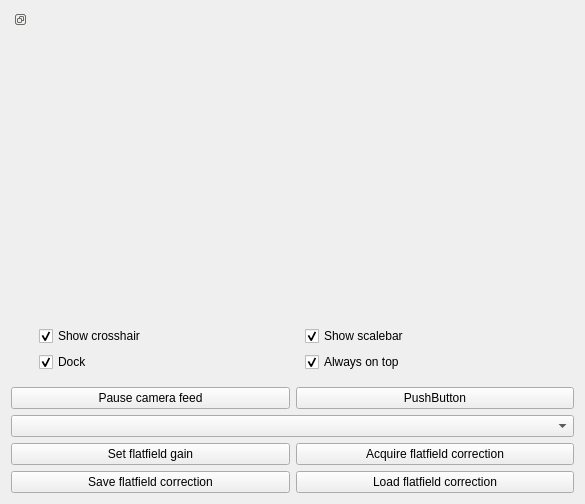
<?xml version="1.0" encoding="UTF-8"?>
<ui version="4.0">
 <class>wdg_brightfield_controller</class>
 <widget class="QWidget" name="wdg_brightfield_controller">
  <property name="geometry">
   <rect>
    <x>0</x>
    <y>0</y>
    <width>585</width>
    <height>504</height>
   </rect>
  </property>
  <property name="sizePolicy">
   <sizepolicy hsizetype="Expanding" vsizetype="Expanding">
    <horstretch>1</horstretch>
    <verstretch>1</verstretch>
   </sizepolicy>
  </property>
  <property name="windowTitle">
   <string>Form</string>
  </property>
  <layout class="QVBoxLayout" name="verticalLayout">
   <item>
    <layout class="QVBoxLayout" name="main_layout">
     <item>
      <widget class="QDockWidget" name="dock_video">
       <property name="features">
        <set>QDockWidget::DockWidgetFeature::DockWidgetFloatable|QDockWidget::DockWidgetFeature::DockWidgetMovable|QDockWidget::DockWidgetFeature::DockWidgetVerticalTitleBar</set>
       </property>
       <widget class="QWidget" name="dockWidgetContents">
        <layout class="QVBoxLayout" name="verticalLayout_3">
         <item>
          <layout class="QVBoxLayout" name="verticalLayout_2">
           <item>
            <widget class="QWidget" name="wdg_video" native="true">
             <property name="sizePolicy">
              <sizepolicy hsizetype="Expanding" vsizetype="Expanding">
               <horstretch>1</horstretch>
               <verstretch>1</verstretch>
              </sizepolicy>
             </property>
            </widget>
           </item>
           <item>
            <layout class="QHBoxLayout" name="horizontalLayout_3">
             <item>
              <widget class="QCheckBox" name="chk_crosshair">
               <property name="text">
                <string>Show crosshair</string>
               </property>
               <property name="checked">
                <bool>true</bool>
               </property>
              </widget>
             </item>
             <item>
              <widget class="QCheckBox" name="chk_scalebar">
               <property name="text">
                <string>Show scalebar</string>
               </property>
               <property name="checked">
                <bool>true</bool>
               </property>
              </widget>
             </item>
            </layout>
           </item>
           <item>
            <layout class="QHBoxLayout" name="horizontalLayout_8">
             <item>
              <widget class="QCheckBox" name="chk_dockvideo">
               <property name="text">
                <string>Dock</string>
               </property>
               <property name="checked">
                <bool>true</bool>
               </property>
              </widget>
             </item>
             <item>
              <widget class="QCheckBox" name="chk_alwaysOnTop">
               <property name="text">
                <string>Always on top</string>
               </property>
               <property name="checked">
                <bool>true</bool>
               </property>
              </widget>
             </item>
            </layout>
           </item>
          </layout>
         </item>
        </layout>
       </widget>
      </widget>
     </item>
     <item>
      <layout class="QGridLayout" name="gridLayout">
       <item row="4" column="0">
        <widget class="QPushButton" name="btn_setffgain">
         <property name="text">
          <string>Set flatfield gain</string>
         </property>
        </widget>
       </item>
       <item row="4" column="1">
        <widget class="QPushButton" name="btn_setff">
         <property name="text">
          <string>Acquire flatfield correction</string>
         </property>
        </widget>
       </item>
       <item row="2" column="0" colspan="2">
        <widget class="QComboBox" name="combo_image_correction"/>
       </item>
       <item row="5" column="1">
        <widget class="QPushButton" name="btn_loadff">
         <property name="text">
          <string>Load flatfield correction</string>
         </property>
        </widget>
       </item>
       <item row="5" column="0">
        <widget class="QPushButton" name="btn_saveff">
         <property name="text">
          <string>Save flatfield correction</string>
         </property>
        </widget>
       </item>
       <item row="1" column="1">
        <widget class="QPushButton" name="pushButton_2">
         <property name="text">
          <string>PushButton</string>
         </property>
        </widget>
       </item>
       <item row="1" column="0">
        <widget class="QPushButton" name="btn_camera_onoff">
         <property name="styleSheet">
          <string notr="true">background: 'red'</string>
         </property>
         <property name="text">
          <string>Pause camera feed</string>
         </property>
        </widget>
       </item>
      </layout>
     </item>
    </layout>
   </item>
  </layout>
 </widget>
 <tabstops>
  <tabstop>btn_camera_onoff</tabstop>
  <tabstop>pushButton_2</tabstop>
  <tabstop>combo_image_correction</tabstop>
  <tabstop>btn_setffgain</tabstop>
  <tabstop>btn_setff</tabstop>
  <tabstop>btn_saveff</tabstop>
  <tabstop>btn_loadff</tabstop>
 </tabstops>
 <resources/>
 <connections/>
</ui>
